Frame 1 (no input): blank canvas, image omitted
Frame 60 (the mouse pressed at the canvas centre just before this capture): blank canvas, image omitted
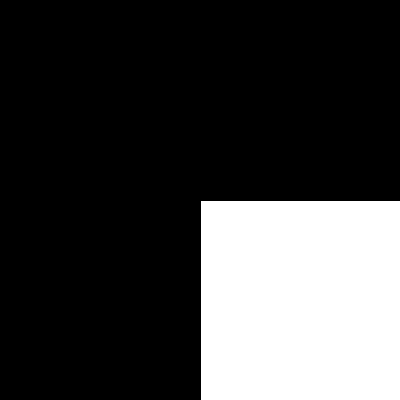
Frame 120 (the mouse held since frame 60 and released just before this capture)

The Processing sketch whose frames 1 and 60 were blank and that drew this single picture after the mouse press (run headless with seeded random() and noise(); from frame 60 on, the mouse is pressed at the canvas centre):

// Processing sketch: Challenge_3
// ── Challenge_3.pde
/* Lab-1b - Animating your Drawings
 * Challenge 3
 *
 * Version: 1.0
 * By: Kieron Garvey
 * Date: 18/Jan/2023
 */

void setup()
{
  size(400, 400);
  background(0); //Black
}

void draw() {
  fill(255);
  rect(pmouseX, pmouseY, pmouseY, pmouseX);
}
